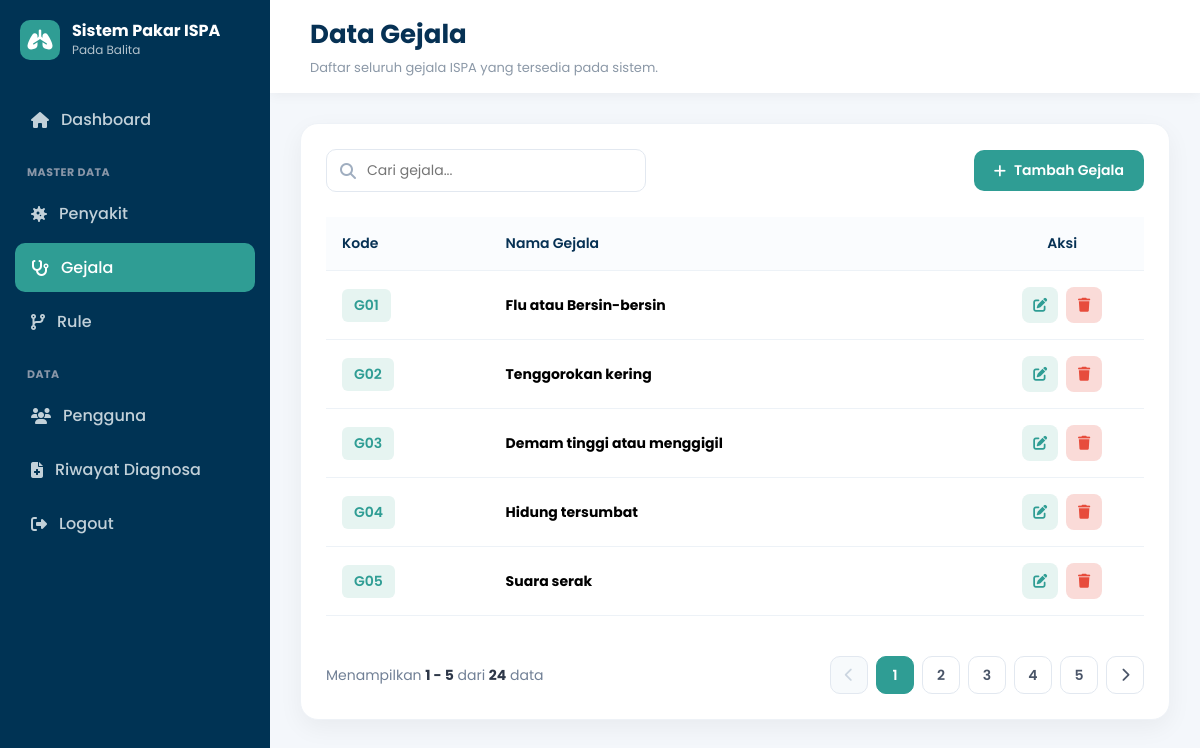
Page /admin/gejala.php on the committed database.
### tables this page shows
CREATE TABLE `tb_gejala` (
  `id_gejala` int(11) NOT NULL,
  `kode_gejala` varchar(10) NOT NULL,
  `nama_gejala` varchar(100) NOT NULL,
  `created_at` timestamp NOT NULL DEFAULT current_timestamp(),
  `updated_at` timestamp NOT NULL DEFAULT current_timestamp() ON UPDATE current_timestamp()
);

### admin/gejala.php (the view, shortened to what this page needs)
<?php
require_once "../config/koneksi.php";
include "../includes/sidebar.php";
$limit = 5;
$page = isset($_GET['halaman']) ? (int)$_GET['halaman'] : 1;
$start = ($page > 1) ? ($page * $limit) - $limit : 0;
$keyword = "";
$param_keyword = "";
$has_search = false;
if ($has_search) {
    $query_total = "SELECT COUNT(*) AS total FROM tb_gejala WHERE kode_gejala LIKE ? OR nama_gejala LIKE ?";
    $stmt_total = mysqli_prepare($conn, $query_total);
    mysqli_stmt_bind_param($stmt_total, "ss", $param_keyword, $param_keyword);
} else {
    $query_total = "SELECT COUNT(*) AS total FROM tb_gejala";
    $stmt_total = mysqli_prepare($conn, $query_total);
}
mysqli_stmt_execute($stmt_total);
$res_total = mysqli_stmt_get_result($stmt_total);
$row_total = mysqli_fetch_assoc($res_total);
$total_data = $row_total['total'] ?? 0;
$total_pages = ceil($total_data / $limit);
if ($has_search) {
    $query = "SELECT * FROM tb_gejala WHERE kode_gejala LIKE ? OR nama_gejala LIKE ? ORDER BY kode_gejala ASC LIMIT ?, ?";
    $stmt = mysqli_prepare($conn, $query);
    mysqli_stmt_bind_param($stmt, "ssii", $param_keyword, $param_keyword, $start, $limit);
} else {
    $query = "SELECT * FROM tb_gejala ORDER BY kode_gejala ASC LIMIT ?, ?";
    $stmt = mysqli_prepare($conn, $query);
    mysqli_stmt_bind_param($stmt, "ii", $start, $limit);
}
mysqli_stmt_execute($stmt);
$result = mysqli_stmt_get_result($stmt);
$from_data = $total_data > 0 ? $start + 1 : 0;
$to_data = min($start + $limit, $total_data);
?>
<!DOCTYPE html>
<html lang="id">
<head>
    <link rel="stylesheet" href="https://cdnjs.cloudflare.com/ajax/libs/font-awesome/6.6.0/css/all.min.css">
</head>
<body>
    <div class="main-content">
        <div class="topbar">
            <div class="topbar-title">
                <h2>Data Gejala</h2>
                <p>Daftar seluruh gejala ISPA yang tersedia pada sistem.</p>
            </div>
        </div>
        <div class="content">
            <div class="card">
                <div class="toolbar">
                    <form action="" method="GET" class="search-box">
                        <i class="fa-solid fa-magnifying-glass"></i>
                        <input type="text" name="cari" value="<?= htmlspecialchars($keyword); ?>" placeholder="Cari gejala...">
                    </form>
                    <a href="tambah_gejala.php" class="btn-add">
                        <i class="fa-solid fa-plus"></i> Tambah Gejala
                    </a>
                </div>
                <div class="table-responsive">
                    <table>
                        <thead>
                            <tr>
                                <th>Kode</th>
                                <th>Nama Gejala</th>
                                <th style="text-align: center;">Aksi</th>
                            </tr>
                        </thead>
                        <tbody>
                            <?php if (mysqli_num_rows($result) > 0) : ?>
                                <?php while ($row = mysqli_fetch_assoc($result)) : ?>
                                    <tr>
                                        <td>
                                            <span class="badge-code"><?= htmlspecialchars($row['kode_gejala']); ?></span>
                                        </td>
                                        <td><strong><?= htmlspecialchars($row['nama_gejala']); ?></strong></td>
                                        <td>
                                            <div class="actions">
                                                <a href="edit_gejala.php?id=<?= (int)$row['id_gejala']; ?>" class="btn-action btn-edit" title="Edit">
                                                    <i class="fa-solid fa-pen-to-square"></i>
                                                </a>
                                                <a href="../proses/gejala/hapus.php?id=<?= (int)$row['id_gejala']; ?>" class="btn-action btn-delete" title="Hapus" onclick="return confirm('Apakah Anda yakin ingin menghapus data ini?');">
                                                    <i class="fa-solid fa-trash"></i>
                                                </a>
                                            </div>
                                        </td>
                                    </tr>
                                <?php endwhile; ?>
                            <?php endif; ?>
                        </tbody>
                    </table>
                </div>
                <?php if ($total_data > 0) : ?>
                <div class="pagination-container">
                    <div class="pagination-info">
                        Menampilkan <strong><?= $from_data; ?> - <?= $to_data; ?></strong> dari <strong><?= $total_data; ?></strong> data
                    </div>
                    <div class="pagination-nav">
                        <?php if ($page > 1) : ?>
                            <a href="?halaman=<?= $page - 1; ?><?= !empty($keyword) ? '&cari=' . urlencode($keyword) : ''; ?>" class="page-link">
                                <i class="fa-solid fa-chevron-left"></i>
                            </a>
                        <?php else : ?>
                            <span class="page-link disabled"><i class="fa-solid fa-chevron-left"></i></span>
                        <?php endif; ?>
                        <?php for ($i = 1; $i <= $total_pages; $i++) : ?>
                            <a href="?halaman=<?= $i; ?><?= !empty($keyword) ? '&cari=' . urlencode($keyword) : ''; ?>" class="page-link <?= ($i == $page) ? 'active' : ''; ?>">
                                <?= $i; ?>
                            </a>
                        <?php endfor; ?>
                        <?php if ($page < $total_pages) : ?>
                            <a href="?halaman=<?= $page + 1; ?><?= !empty($keyword) ? '&cari=' . urlencode($keyword) : ''; ?>" class="page-link">
                                <i class="fa-solid fa-chevron-right"></i>
                            </a>
                        <?php else : ?>
                            <span class="page-link disabled"><i class="fa-solid fa-chevron-right"></i></span>
                        <?php endif; ?>
                    </div>
                </div>
                <?php endif; ?>
            </div>
        </div>
    </div>
</body>
</html>

### admin/gejala.php (style rules this page uses)
* { margin: 0; padding: 0; box-sizing: border-box; font-family: 'Poppins', sans-serif; }
body { background: #F4F7FB; overflow-x: hidden; }
.main-content { margin-left: 270px; min-height: 100vh; transition: margin-left 0.3s ease; }
.topbar { min-height: 90px; background: #FFF; display: flex; justify-content: space-between; align-items: center; padding: 15px 40px; box-shadow: 0 2px 12px rgba(0, 0, 0, .05); }
.topbar-title h2 { color: #063154; font-size: 26px; font-weight: 700; }
.topbar-title p { margin-top: 4px; color: #8B98A7; font-size: 13px; }
.content { padding: 30px; }
.card { background: #FFF; border-radius: 18px; padding: 25px; border: 1px solid #EEF2F7; box-shadow: 0 8px 25px rgba(0, 0, 0, .05); }
.toolbar { display: flex; justify-content: space-between; align-items: center; margin-bottom: 25px; gap: 15px; }
.search-box { position: relative; width: 320px; }
.search-box input { width: 100%; padding: 10px 16px 10px 40px; border: 1px solid #E2E8F0; border-radius: 10px; outline: none; font-size: 14px; }
.search-box i { position: absolute; left: 14px; top: 50%; transform: translateY(-50%); color: #A0AEC0; }
.btn-add { background: #2F9D94; color: #FFF; padding: 10px 20px; border-radius: 10px; text-decoration: none; font-weight: 600; font-size: 14px; transition: .25s; display: inline-flex; align-items: center; gap: 8px; white-space: nowrap; }
.table-responsive { width: 100%; overflow-x: auto; -webkit-overflow-scrolling: touch; }
table { width: 100%; border-collapse: collapse; text-align: left; min-width: 500px; }
th, td { padding: 16px; border-bottom: 1px solid #EDF2F7; font-size: 14px; vertical-align: middle; }
th { background: #FAFCFE; color: #063154; font-weight: 600; font-size: 14px; }
th:nth-child(1), td:nth-child(1) { width: 20%; }
th:nth-child(2), td:nth-child(2) { width: 60%; }
th:nth-child(3), td:nth-child(3) { width: 20%; text-align: center; }
.badge-code { background: #E6F4F1; color: #2F9D94; font-weight: 600; padding: 6px 12px; border-radius: 6px; display: inline-block; }
.actions { display: flex; gap: 8px; justify-content: center; }
.btn-action { width: 36px; height: 36px; border-radius: 8px; display: inline-flex; align-items: center; justify-content: center; text-decoration: none; font-size: 14px; transition: .2s; }
.btn-edit { background: #E6F4F1; color: #2F9D94; }
.btn-delete { background: #FADBD8; color: #E74C3C; }
.pagination-container { display: flex; justify-content: space-between; align-items: center; margin-top: 25px; padding-top: 15px; flex-wrap: wrap; gap: 15px; }
.pagination-info { color: #718096; font-size: 14px; }
.pagination-info strong { color: #2D3748; }
.pagination-nav { display: flex; gap: 8px; align-items: center; }
.page-link { min-width: 38px; height: 38px; padding: 0 10px; display: inline-flex; align-items: center; justify-content: center; border-radius: 10px; border: 1px solid #E2E8F0; background: #FFF; color: #4A5568; font-weight: 600; font-size: 14px; text-decoration: none; transition: all 0.2s ease; }
.page-link.active { background: #2F9D94; color: #FFF; border-color: #2F9D94; }
.page-link.disabled { background: #F7FAFC; color: #CBD5E0; border-color: #E2E8F0; cursor: not-allowed; pointer-events: none; }

### rows in the picture
tb_gejala: kode_gejala "G01", nama_gejala "Flu atau Bersin-bersin"
tb_gejala: kode_gejala "G02", nama_gejala "Tenggorokan kering"
tb_gejala: kode_gejala "G03", nama_gejala "Demam tinggi atau menggigil"
tb_gejala: kode_gejala "G04", nama_gejala "Hidung tersumbat"
tb_gejala: kode_gejala "G05", nama_gejala "Suara serak"

### other values in the picture
$from_data "1"
$to_data "5"
$total_data "24"
